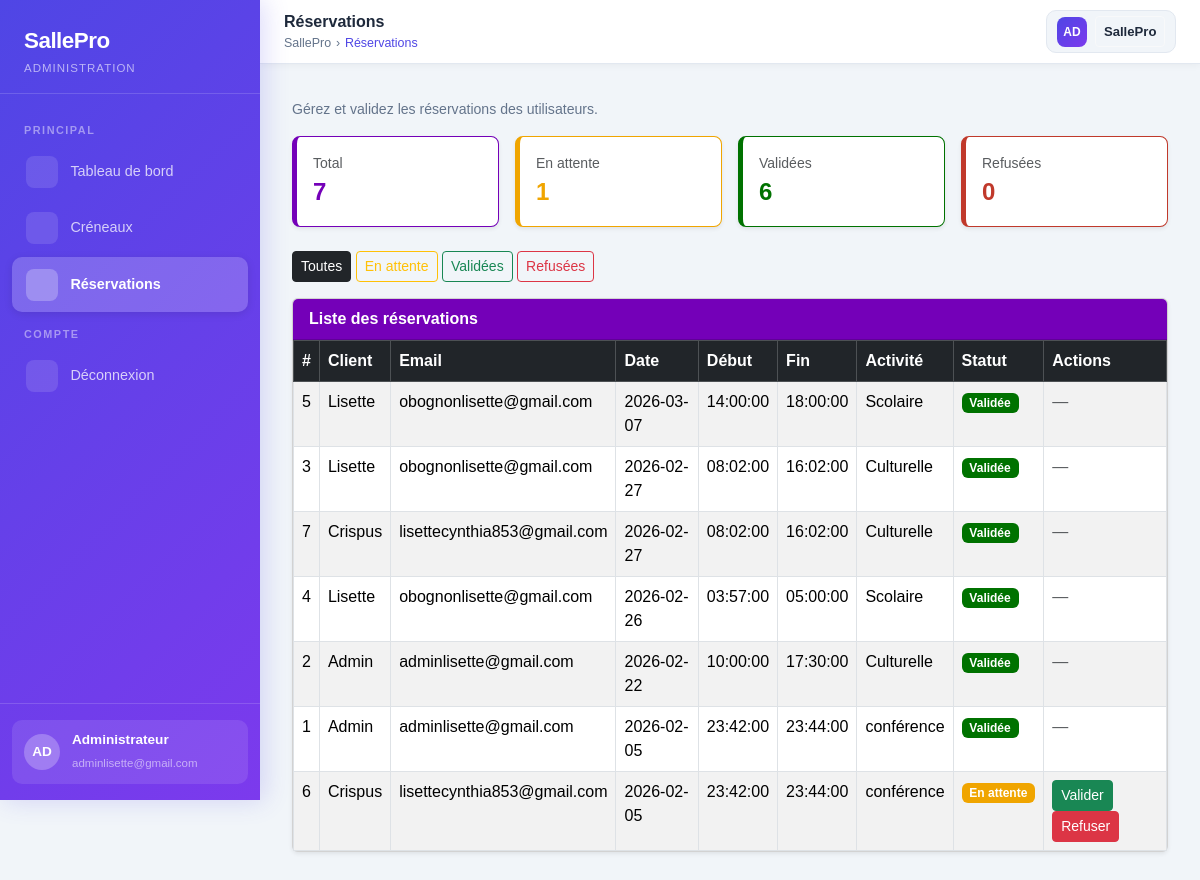
/admin/reservations.php (signed in), run on the app's committed database.
### tables this page shows
CREATE TABLE `reservations` (
  `id` int(11) NOT NULL,
  `utilisateur_id` int(11) DEFAULT NULL,
  `creneau_id` int(11) DEFAULT NULL,
  `statut` enum('en attente','validée','refusée') DEFAULT 'en attente'
);

CREATE TABLE `utilisateurs` (
  `id` int(11) NOT NULL,
  `nom` varchar(100) NOT NULL,
  `email` varchar(100) NOT NULL,
  `mot_de_passe` varchar(255) NOT NULL,
  `role` enum('user','admin') DEFAULT 'user'
);

CREATE TABLE `creneaux` (
  `id` int(11) NOT NULL,
  `date` date NOT NULL,
  `heure_debut` time NOT NULL,
  `heure_fin` time NOT NULL,
  `type_activite` varchar(100) DEFAULT NULL
);

### admin/reservations.php (the view, shortened to what this page needs)
<?php
require '../config.php';
$filtre = $_GET['filtre'] ?? 'tous';
$sql = "
    SELECT r.id, r.statut,
           u.nom, u.email,
           c.date, c.heure_debut, c.heure_fin, c.type_activite
    FROM reservations r
    JOIN utilisateurs u ON r.utilisateur_id = u.id
    JOIN creneaux c ON r.creneau_id = c.id
";
$sql .= " ORDER BY c.date DESC";
$reservations = $pdo->query($sql)->fetchAll();
$total    = $pdo->query("SELECT COUNT(*) FROM reservations")->fetchColumn();
$attente  = $pdo->query("SELECT COUNT(*) FROM reservations WHERE statut = 'en attente'")->fetchColumn();
$validees = $pdo->query("SELECT COUNT(*) FROM reservations WHERE statut = 'validée'")->fetchColumn();
$refusees = $pdo->query("SELECT COUNT(*) FROM reservations WHERE statut = 'refusée'")->fetchColumn();
?>
<!DOCTYPE html>
<html lang="fr">
<head>
    <link href="https://cdn.jsdelivr.net/npm/bootstrap@5.3.2/dist/css/bootstrap.min.css" rel="stylesheet">
    <link rel="stylesheet" href="Styles.css">
</head>
<body>
<aside class="sidebar" id="sidebar">
    <div class="sidebar-logo">
        <span>SallePro</span>
        <small>Administration</small>
    </div>
    <nav class="sidebar-nav">
        <div class="nav-section-label">Principal</div>
        <a href="home.php" class="sidebar-link">
            <div class="icon"></div>Tableau de bord
        </a>
        <a href="creneaux.php" class="sidebar-link">
            <div class="icon"></div>Créneaux
        </a>
        <a href="reservations.php" class="sidebar-link active">
            <div class="icon"></div>Réservations
        </a>
        <div class="nav-section-label">Compte</div>
        <a href="../deconnexion.php" class="sidebar-link">
            <div class="icon"></div>Déconnexion
        </a>
    </nav>
    <div class="sidebar-footer">
        <div class="sidebar-user">
            <div class="sidebar-avatar">AD</div>
            <div class="sidebar-user-info">
                <strong>Administrateur</strong>
                <span><?= htmlspecialchars($_SESSION['user']['email']) ?></span>
            </div>
        </div>
    </div>
</aside>
<header class="topbar">
    <div class="topbar-left">
        <div>
            <div class="page-title">Réservations</div>
            <div class="breadcrumb-mini">
                <span>SallePro</span> <span>›</span>
                <span style="color: var(--primary);">Réservations</span>
            </div>
        </div>
    </div>
    <div class="topbar-right">
        <div class="topbar-profile">
            <div class="topbar-avatar">AD</div>
            <a class="btn btn-outline-light btn-sm" href="../index.php">
                <span>SallePro</span>
            </a>
        </div>
    </div>
</header>
<main class="main-content">
    <div class="page-header mb-3">
        <p>Gérez et validez les réservations des utilisateurs.</p>
    </div>
    <div class="row g-3 mb-4">
        <div class="col-6 col-md-3">
            <div class="card card-stat total p-3 shadow-sm">
                <div class="text-muted small">Total</div>
                <div class="fw-bold fs-4" style="color:#7400b8"><?= $total ?></div>
            </div>
        </div>
        <div class="col-6 col-md-3">
            <div class="card card-stat attente p-3 shadow-sm">
                <div class="text-muted small">En attente</div>
                <div class="fw-bold fs-4" style="color:#f0a500"><?= $attente ?></div>
            </div>
        </div>
        <div class="col-6 col-md-3">
            <div class="card card-stat validee p-3 shadow-sm">
                <div class="text-muted small">Validées</div>
                <div class="fw-bold fs-4" style="color:#007200"><?= $validees ?></div>
            </div>
        </div>
        <div class="col-6 col-md-3">
            <div class="card card-stat refusee p-3 shadow-sm">
                <div class="text-muted small">Refusées</div>
                <div class="fw-bold fs-4" style="color:#c0392b"><?= $refusees ?></div>
            </div>
        </div>
    </div>
    <div class="mb-3">
        <a href="?filtre=tous"       class="btn btn-sm <?= $filtre==='tous'       ? 'btn-dark'    : 'btn-outline-dark'    ?>">Toutes</a>
        <a href="?filtre=en attente" class="btn btn-sm <?= $filtre==='en attente' ? 'btn-warning' : 'btn-outline-warning' ?>">En attente</a>
        <a href="?filtre=validée"    class="btn btn-sm <?= $filtre==='validée'    ? 'btn-success' : 'btn-outline-success' ?>">Validées</a>
        <a href="?filtre=refusée"    class="btn btn-sm <?= $filtre==='refusée'    ? 'btn-danger'  : 'btn-outline-danger'  ?>">Refusées</a>
    </div>
    <div class="card shadow-sm">
        <div class="card-header card-header-custom">
            <strong>Liste des réservations</strong>
        </div>
        <div class="card-body p-0">
            <?php if(empty($reservations)): ?>
                <div class="text-center p-5 text-muted">Aucune réservation trouvée.</div>
            <?php else: ?>
            <table class="table table-bordered table-striped mb-0">
                <thead class="table-dark">
                    <tr>
                        <th>#</th>
                        <th>Client</th>
                        <th>Email</th>
                        <th>Date</th>
                        <th>Début</th>
                        <th>Fin</th>
                        <th>Activité</th>
                        <th>Statut</th>
                        <th>Actions</th>
                    </tr>
                </thead>
                <tbody>
                <?php foreach($reservations as $r): ?>
                    <tr>
                        <td><?= $r['id'] ?></td>
                        <td><?= htmlspecialchars($r['nom']) ?></td>
                        <td><?= htmlspecialchars($r['email']) ?></td>
                        <td><?= htmlspecialchars($r['date']) ?></td>
                        <td><?= htmlspecialchars($r['heure_debut']) ?></td>
                        <td><?= htmlspecialchars($r['heure_fin']) ?></td>
                        <td><?= htmlspecialchars($r['type_activite']) ?></td>
                        <td>
                            <?php
                            $classe = match($r['statut']){
                                'en attente' => 'badge-attente',
                                'validée'    => 'badge-validee',
                                'refusée'    => 'badge-refusee',
                                default      => ''
                            };
                            ?>
                            <span class="badge <?= $classe ?>"><?= ucfirst($r['statut']) ?></span>
                        </td>
                        <td>
                            <?php if($r['statut'] === 'en attente'): ?>
                                <a href="?valider=<?= $r['id'] ?>"
                                   class="btn btn-success btn-sm"
                                   onclick="return confirm('Valider cette réservation ?')">
                                   Valider
                                </a>
                                <a href="?refuser=<?= $r['id'] ?>"
                                   class="btn btn-danger btn-sm"
                                   onclick="return confirm('Refuser cette réservation ?')">
                                   Refuser
                                </a>
                            <?php else: ?>
                                <span class="text-muted">—</span>
                            <?php endif; ?>
                        </td>
                    </tr>
                <?php endforeach; ?>
                </tbody>
            </table>
            <?php endif; ?>
        </div>
    </div>
</main>
</body>
</html>

### admin/Styles.css (style rules this page uses)
:root { --primary: #4f46e5; --primary-light: #818cf8; --secondary: #7c3aed; --gradient: linear-gradient(135deg, #4f46e5, #7c3aed); --sidebar-width: 260px; --navbar-height: 64px; --bg: #f1f5f9; --card-bg: #ffffff; --text: #1e293b; --text-muted: #64748b; --border: #e2e8f0; }
* { box-sizing: border-box; margin: 0; padding: 0; }
body { font-family: 'Plus Jakarta Sans', sans-serif; background-color: var(--bg); color: var(--text); min-height: 100vh; }
.sidebar { position: fixed; top: 0; left: 0; width: var(--sidebar-width); height: 100vh; background: var(--gradient); display: flex; flex-direction: column; z-index: 100; transition: transform 0.3s ease; box-shadow: 4px 0 24px rgba(79,70,229,0.2); }
.sidebar-logo { padding: 1.5rem 1.5rem 1rem; border-bottom: 1px solid rgba(255,255,255,0.15); }
.sidebar-logo span { font-size: 1.4rem; font-weight: 800; color: #fff; letter-spacing: -0.5px; }
.sidebar-logo small { display: block; color: rgba(255,255,255,0.6); font-size: 0.72rem; font-weight: 500; letter-spacing: 1px; text-transform: uppercase; margin-top: 2px; }
.sidebar-nav { flex: 1; padding: 1rem 0.75rem; overflow-y: auto; }
.nav-section-label { color: rgba(255,255,255,0.45); font-size: 0.68rem; font-weight: 700; letter-spacing: 1.5px; text-transform: uppercase; padding: 0.75rem 0.75rem 0.4rem; }
.sidebar-link { display: flex; align-items: center; gap: 0.75rem; padding: 0.7rem 0.9rem; border-radius: 10px; color: rgba(255,255,255,0.75); text-decoration: none; font-size: 0.9rem; font-weight: 500; margin-bottom: 2px; transition: all 0.2s; }
.sidebar-link.active { background: rgba(255,255,255,0.2); color: #fff; font-weight: 600; box-shadow: 0 2px 8px rgba(0,0,0,0.1); }
.sidebar-link .icon { width: 32px; height: 32px; border-radius: 8px; display: flex; align-items: center; justify-content: center; font-size: 1rem; background: rgba(255,255,255,0.12); flex-shrink: 0; }
.sidebar-link.active .icon { background: rgba(255,255,255,0.25); }
.sidebar-footer { padding: 1rem 0.75rem; border-top: 1px solid rgba(255,255,255,0.15); }
.sidebar-user { display: flex; align-items: center; gap: 0.75rem; padding: 0.6rem 0.75rem; border-radius: 10px; background: rgba(255,255,255,0.1); }
.sidebar-avatar { width: 36px; height: 36px; border-radius: 50%; background: rgba(255,255,255,0.25); display: flex; align-items: center; justify-content: center; font-weight: 700; color: #fff; font-size: 0.85rem; flex-shrink: 0; }
.sidebar-user-info strong { display: block; color: #fff; font-size: 0.85rem; font-weight: 600; }
.sidebar-user-info span { color: rgba(255,255,255,0.55); font-size: 0.72rem; }
.topbar { position: fixed; top: 0; left: var(--sidebar-width); right: 0; height: var(--navbar-height); background: #fff; border-bottom: 1px solid var(--border); display: flex; align-items: center; justify-content: space-between; padding: 0 1.5rem; z-index: 99; box-shadow: 0 1px 8px rgba(0,0,0,0.05); transition: left 0.3s; }
.topbar-left { display: flex; align-items: center; gap: 1rem; }
.page-title { font-size: 1rem; font-weight: 700; color: var(--text); }
.breadcrumb-mini { font-size: 0.78rem; color: var(--text-muted); display: flex; align-items: center; gap: 0.3rem; }
.topbar-right { display: flex; align-items: center; gap: 0.75rem; }
.topbar-profile { display: flex; align-items: center; gap: 0.5rem; cursor: pointer; padding: 0.3rem 0.6rem; border-radius: 10px; border: 1px solid var(--border); background: var(--bg); transition: all 0.2s; }
.topbar-avatar { width: 30px; height: 30px; border-radius: 8px; background: var(--gradient); display: flex; align-items: center; justify-content: center; color: #fff; font-size: 0.75rem; font-weight: 700; }
.topbar-profile span { font-size: 0.82rem; font-weight: 600; color: var(--text); }
.main-content { margin-left: var(--sidebar-width); margin-top: var(--navbar-height); padding: 2rem; min-height: calc(100vh - var(--navbar-height)); transition: margin-left 0.3s; }
.page-header { margin-bottom: 1.75rem; }
.page-header p { color: var(--text-muted); font-size: 0.88rem; margin-top: 0.2rem; }

### admin/reservations.php (style rules this page uses)
.badge-attente { background-color: #f0a500; color: #fff; }
.badge-validee { background-color: #007200; color: #fff; }
.card-stat { border-left: 5px solid; border-radius: 8px; }
.card-stat.attente { border-color: #f0a500; }
.card-stat.validee { border-color: #007200; }
.card-stat.refusee { border-color: #c0392b; }
.card-stat.total { border-color: #7400b8; }
.card-header-custom { background-color: #7400b8; color: #fff; }

### data on the page
reservations: id "5", utilisateur.nom "Lisette", utilisateur.email "obognonlisette@gmail.com", creneau.date "2026-03-07", creneau.heure_debut "14:00:00", creneau.heure_fin "18:00:00", creneau.type_activite "Scolaire", statut "Validée"
reservations: id "3", utilisateur.nom "Lisette", utilisateur.email "obognonlisette@gmail.com", creneau.date "2026-02-27", creneau.heure_debut "08:02:00", creneau.heure_fin "16:02:00", creneau.type_activite "Culturelle", statut "Validée"
reservations: id "7", utilisateur.nom "Crispus", utilisateur.email "lisettecynthia853@gmail.com", creneau.date "2026-02-27", creneau.heure_debut "08:02:00", creneau.heure_fin "16:02:00", creneau.type_activite "Culturelle", statut "Validée"
reservations: id "4", utilisateur.nom "Lisette", utilisateur.email "obognonlisette@gmail.com", creneau.date "2026-02-26", creneau.heure_debut "03:57:00", creneau.heure_fin "05:00:00", creneau.type_activite "Scolaire", statut "Validée"
reservations: id "2", utilisateur.nom "Admin", utilisateur.email "adminlisette@gmail.com", creneau.date "2026-02-22", creneau.heure_debut "10:00:00", creneau.heure_fin "17:30:00", creneau.type_activite "Culturelle", statut "Validée"
reservations: id "1", utilisateur.nom "Admin", utilisateur.email "adminlisette@gmail.com", creneau.date "2026-02-05", creneau.heure_debut "23:42:00", creneau.heure_fin "23:44:00", creneau.type_activite "conférence", statut "Validée"
reservations: id "6", utilisateur.nom "Crispus", utilisateur.email "lisettecynthia853@gmail.com", creneau.date "2026-02-05", creneau.heure_debut "23:42:00", creneau.heure_fin "23:44:00", creneau.type_activite "conférence", statut "En attente"

### other printed values
$_SESSION['user']['email'] "adminlisette@gmail.com"
$total "7"
$attente "1"
$validees "6"
$refusees "0"
